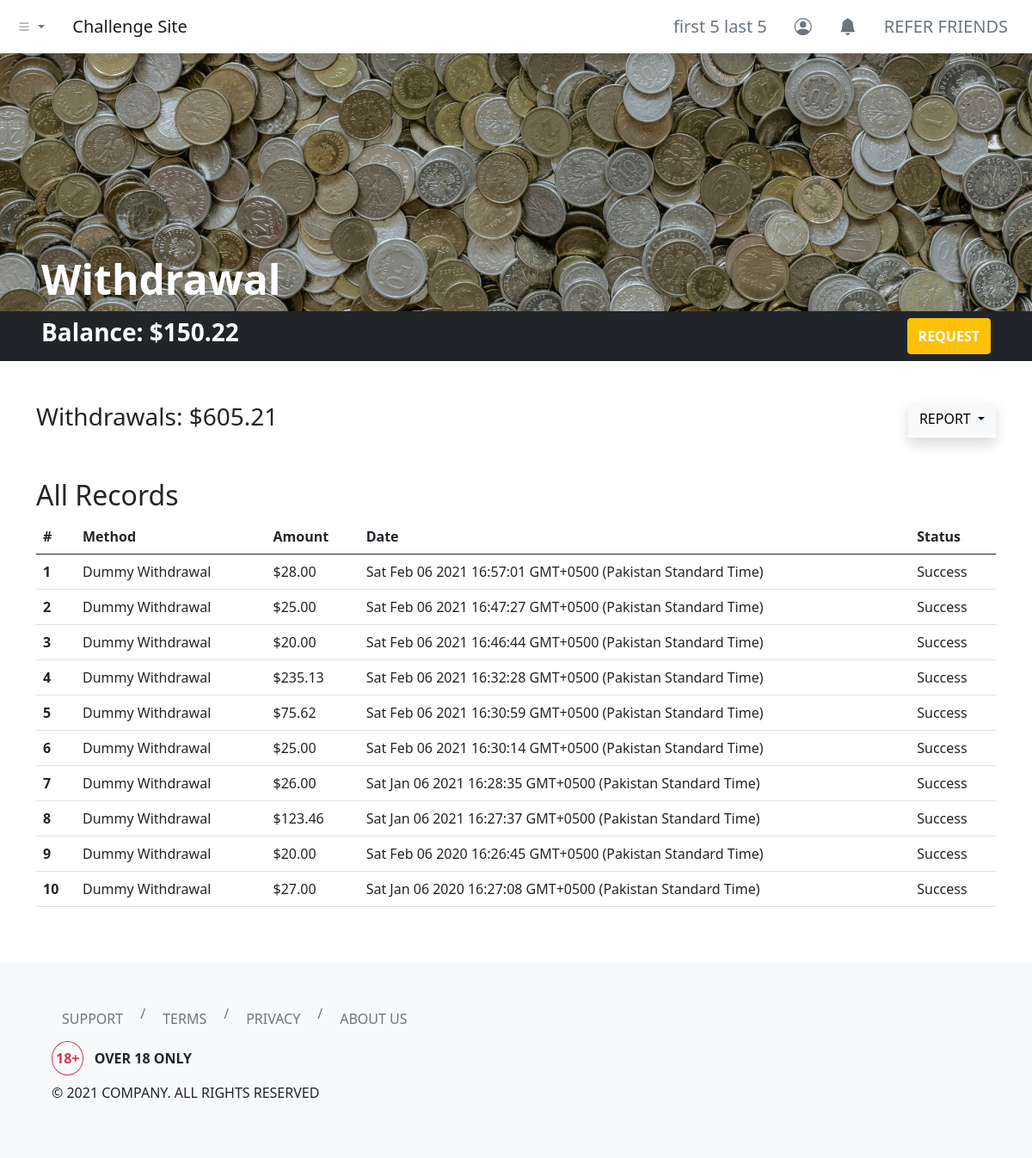
/dashboard/withdrawal/index.php (signed in), run on the app's committed database.
### tables this page shows
CREATE TABLE `users` (
  `id` int(11) NOT NULL,
  `username` varchar(255) NOT NULL,
  `first_name` varchar(255) NOT NULL,
  `last_name` varchar(255) NOT NULL,
  `email` varchar(255) NOT NULL,
  `user_password` varchar(255) NOT NULL,
  `balance` decimal(65,30) UNSIGNED NOT NULL DEFAULT 0.000000000000000000000000000000
);

CREATE TABLE `withdrawal_log` (
  `withdrawal_id` int(11) NOT NULL,
  `withdrawal_by` int(11) NOT NULL,
  `method` varchar(255) NOT NULL,
  `amount` decimal(65,30) UNSIGNED NOT NULL,
  `withdrawal_status` varchar(255) NOT NULL,
  `client_date` varchar(255) NOT NULL,
  `server_timestamp` timestamp NOT NULL DEFAULT current_timestamp()
);

### dashboard/withdrawal/index.php (the view, shortened to what this page needs)
<?php
include '../../header.php';
?>
<link rel="stylesheet" href="./index.css">
<div class="hero bg-dark d-flex align-items-end px-5">
    <h1 class="text-white display-5 fw-bold">Withdrawal</h1>
</div>
<div class="container-fluid bg-dark py-2 px-5">
    <div class="row">
        <div class="col d-flex justify-content-between">
            <h3 class="text-white fw-bold">Balance:
                <?php
                include_once '../../php-apis/db-config.php';
                $user_id = $_SESSION['id'];
                $sql3 = "SELECT * FROM users WHERE id=$user_id";
                $result3 = mysqli_query($conn, $sql3);
                if (mysqli_num_rows($result3) > 0) {
                    while ($row3 = mysqli_fetch_assoc($result3)) {
                        echo '$' . number_format($row3['balance'], 2, '.', '');
                    }
                } else {
                    header("Location: ../../php-apis/logout.php");
                    die();
                }
                ?>
            </h3>
            <button type="button" class="btn btn-warning text-uppercase text-white fw-bold" data-bs-toggle="modal" data-bs-target="#withdrawalModal">
                Request
            </button>
        </div>
    </div>
</div>
<div class="container my-5">
    <div class="row">
        <div class="col">
            <h3>Withdrawals:
                <?php
                $sql = "SELECT SUM(amount) AS withdrawalSum FROM withdrawal_log WHERE withdrawal_by = $user_id";
                $result = mysqli_query($conn, $sql);
                if (mysqli_num_rows($result) > 0) {
                    while ($row = mysqli_fetch_assoc($result)) {
                        echo '$' . number_format($row['withdrawalSum'], 2, '.', '');
                    }
                } else {
                    echo "$0.00";
                }
                ?>
            </h3>
        </div>
        <div class="col d-flex">
            <div class="dropdown shadow ms-auto">
                <button class="btn btn-light dropdown-toggle text-uppercase" type="button" data-bs-toggle="dropdown" aria-expanded="false">
                    Report
                </button>
            </div>
        </div>
    </div>
</div>
<div class="container my-5">
    <div class="row">
        <div class="col">
            <h2 class="text-capitalize"><?php echo (isset($_GET['report-filter']) && !empty($_GET['report-filter'])) ? (str_replace("-", " ", mysqli_real_escape_string($conn, clean_input($_GET['report-filter'])))) : ("All") ?> Records</h2>
            <table class="table">
                <thead>
                    <tr>
                        <th scope="col">#</th>
                        <th scope="col">Method</th>
                        <th scope="col">Amount</th>
                        <th scope="col">Date</th>
                        <th scope="col">Status</th>
                    </tr>
                </thead>
                <tbody>
                    <?php
                    if (isset($_GET['report-filter']) && !empty($_GET['report-filter'])) {
                        $reportFilter = mysqli_real_escape_string($conn, clean_input($_GET["report-filter"]));
                        switch ($reportFilter) {
                            case "current-month":
                                $sql2 = "SELECT * FROM withdrawal_log WHERE MONTH(server_timestamp) = MONTH(CURRENT_DATE()) AND YEAR(server_timestamp) = YEAR(CURRENT_DATE()) AND withdrawal_by = $user_id ORDER BY server_timestamp DESC";
                                break;
                            case "previous-month":
                                $sql2 = "SELECT * FROM withdrawal_log WHERE YEAR(server_timestamp) = YEAR(CURRENT_DATE() - INTERVAL 1 MONTH) AND MONTH(server_timestamp) = MONTH(CURRENT_DATE() - INTERVAL 1 MONTH) AND withdrawal_by = $user_id ORDER BY server_timestamp DESC";
                                break;
                            case "current-year":
                                $sql2 = "SELECT * FROM withdrawal_log WHERE YEAR(server_timestamp) = YEAR(CURRENT_DATE()) AND withdrawal_by = $user_id ORDER BY server_timestamp DESC";
                                break;
                            case "all":
                                $sql2 = "SELECT * FROM withdrawal_log WHERE withdrawal_by = $user_id ORDER BY server_timestamp DESC";
                                break;
                            default:
                                $sql2 = "SELECT * FROM withdrawal_log WHERE withdrawal_by = $user_id ORDER BY server_timestamp DESC";
                        }
                    } else {
                        $sql2 = "SELECT * FROM withdrawal_log WHERE withdrawal_by = $user_id ORDER BY server_timestamp DESC";
                    }
                    $result2 = mysqli_query($conn, $sql2);
                    if (mysqli_num_rows($result2) > 0) {
                        $count = 1;
                        while ($row2 = mysqli_fetch_assoc($result2)) {
                    ?>
                            <tr>
                                <th scope="row"><?php echo $count; ?></th>
                                <td><?php echo $row2['method']; ?></td>
                                <td><?php echo '$' . number_format($row2['amount'], 2, '.', ''); ?></td>
                                <td><?php echo $row2['client_date']; ?></td>
                                <td><?php echo $row2['withdrawal_status']; ?></td>
                            </tr>
                        <?php
                            $count++;
                        }
                    } else {
                        ?>
                        <tr>
                            <td colspan="4" class="text-center text-danger">No Records Found!</td>
                        </tr>
                    <?php } ?>
                </tbody>
            </table>
        </div>
    </div>
</div>
<?php
include '../../footer.php';
?>

### header.php (shortened to what this page needs)
<?php
function urlPrefix()
{
    if (basename(getcwd()) === basename(__DIR__)) {
        return './';
    } elseif (basename(dirname(getcwd())) === basename(__DIR__)) {
        return '../';
    } elseif (basename(dirname(dirname(getcwd()))) === basename(__DIR__)) {
        return '../../';
    } elseif (basename(dirname(dirname(dirname(getcwd())))) === basename(__DIR__)) {
        return '../../../';
    } else {
        return './';
    }
}
?>
<!DOCTYPE html>
<html lang="en">
<head>
    <link href="https://cdn.jsdelivr.net/npm/bootstrap@5.0.0-beta1/dist/css/bootstrap.min.css" rel="stylesheet">
    <link rel="stylesheet" href="https://cdn.jsdelivr.net/npm/bootstrap-icons@1.3.0/font/bootstrap-icons.css">
</head>
<body>
    <nav class="navbar navbar-expand-sm navbar-light bg-white shadow">
        <div class="container-fluid">
            <ul class="navbar-nav me-4">
                <li class="nav-item dropdown">
                    <a class="nav-link dropdown-toggle" href="#" id="navbarDropdownMenuLink" role="button" data-bs-toggle="dropdown" aria-expanded="false">
                        <i class="bi bi-list"></i>
                    </a>
                </li>
            </ul>
            <a class="navbar-brand" href="<?php echo urlPrefix(); ?>">Challenge Site</a>
            <div class="collapse navbar-collapse" id="navbarNavDropdown">
                <ul class="navbar-nav ms-auto">
                    <?php if (isset($_SESSION['id'])) { ?>
                        <li class="nav-item">
                            <a class="btn btn-lg btn-outline-secondary border-0" aria-current="page" href="<?php echo urlPrefix() . 'dashboard/profile/'; ?>">
                                <?php
                                include_once urlPrefix() . 'php-apis/db-config.php';
                                $user_id = $_SESSION['id'];
                                $sql = "SELECT * FROM users WHERE id=$user_id";
                                $result = mysqli_query($conn, $sql);
                                if (mysqli_num_rows($result) > 0) {
                                    while ($row = mysqli_fetch_assoc($result)) {
                                        echo $row['first_name'] . ' ' . $row['last_name'];
                                    }
                                } else {
                                    header("Location: " . urlPrefix() . "php-apis/logout.php");
                                    die();
                                }
                                ?>
                            </a>
                        </li>
                        <li class="nav-item">
                            <a class="btn btn-lg btn-outline-secondary border-0" aria-current="page" href="<?php echo urlPrefix() . 'dashboard/profile/'; ?>"><i class="bi bi-person-circle"></i></a>
                        </li>
                        <li class="nav-item">
                            <a class="btn btn-lg btn-outline-secondary border-0" aria-current="page" href="<?php echo urlPrefix() . 'dashboard/notifications/'; ?>"><i class="bi bi-bell-fill"></i></a>
                        </li>
                        <li class="nav-item">
                            <a class="btn btn-lg btn-outline-secondary border-0" aria-current="page" href="<?php echo urlPrefix() . 'dashboard/refer/'; ?>">REFER FRIENDS</a>
                        </li>
                    <?php } else { ?>
                        <li class="nav-item">
                            <a class="btn btn-lg btn-outline-secondary border-0" aria-current="page" href="<?php echo urlPrefix() . 'login/'; ?>">ENTER</a>
                        </li>
                    <?php } ?>
                </ul>
            </div>
        </div>
    </nav>

### dashboard/withdrawal/index.css (style rules this page uses)
.hero { background-image: url('../../images/pawel-czerwinski-PtHP1wFSSYI-unsplash.jpg'); background-position: bottom; background-repeat: no-repeat; background-size: cover; min-height: 300px; }

### data on the page
users: first_name "first 5", last_name "last 5", balance "150.22"
withdrawal_log: method "Dummy Withdrawal", amount "28.00", client_date "Sat Feb 06 2021 16:57:01 GMT+0500 (Pakistan Standard Time)", withdrawal_status "Success"
withdrawal_log: method "Dummy Withdrawal", amount "25.00", client_date "Sat Feb 06 2021 16:47:27 GMT+0500 (Pakistan Standard Time)", withdrawal_status "Success"
withdrawal_log: method "Dummy Withdrawal", amount "20.00", client_date "Sat Feb 06 2021 16:46:44 GMT+0500 (Pakistan Standard Time)", withdrawal_status "Success"
withdrawal_log: method "Dummy Withdrawal", amount "235.13", client_date "Sat Feb 06 2021 16:32:28 GMT+0500 (Pakistan Standard Time)", withdrawal_status "Success"
withdrawal_log: method "Dummy Withdrawal", amount "75.62", client_date "Sat Feb 06 2021 16:30:59 GMT+0500 (Pakistan Standard Time)", withdrawal_status "Success"
withdrawal_log: method "Dummy Withdrawal", amount "25.00", client_date "Sat Feb 06 2021 16:30:14 GMT+0500 (Pakistan Standard Time)", withdrawal_status "Success"
withdrawal_log: method "Dummy Withdrawal", amount "26.00", client_date "Sat Jan 06 2021 16:28:35 GMT+0500 (Pakistan Standard Time)", withdrawal_status "Success"
withdrawal_log: method "Dummy Withdrawal", amount "123.46", client_date "Sat Jan 06 2021 16:27:37 GMT+0500 (Pakistan Standard Time)", withdrawal_status "Success"
withdrawal_log: method "Dummy Withdrawal", amount "20.00", client_date "Sat Feb 06 2020 16:26:45 GMT+0500 (Pakistan Standard Time)", withdrawal_status "Success"
withdrawal_log: method "Dummy Withdrawal", amount "27.00", client_date "Sat Jan 06 2020 16:27:08 GMT+0500 (Pakistan Standard Time)", withdrawal_status "Success"

### other printed values
$row['withdrawalSum'] "605.21"
